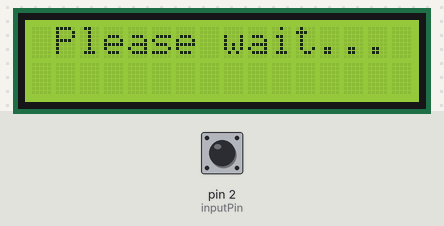
Bench run of a sketch on a simulated Arduino Uno, built with avr-gcc and run on an emulated ATmega328P. Parts: 16×2 character LCD. The inputs (shaded band) are chosen by the test bench; at power-on: pin 2 (inputPin) HIGH. What the sketch prints to the serial monitor is not drawn.

Above: at 0.1 s.
At 15.2 s:
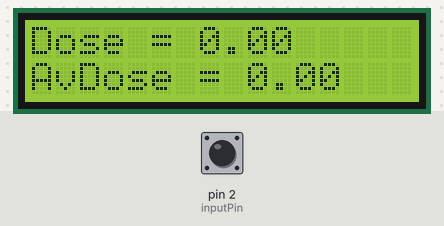

The sketch:

geiger_tube.ino
```cpp
/*
 * Calibration tube depends of the radioactive element (for J305ß):
 * Co-60: 123 counts per minute = 1 μSv/h, conversion factor  = 1/123 = 0.0081
 * Cs-137: 111 counts per minute = 1 μSv/h, conversion factor  = 1/111 = 0.009
 */

#include <LiquidCrystal_I2C.h>
#include <Wire.h>


volatile unsigned int counts = 0;  // num of events
unsigned long cpm  = 0;  // counts per minute
int intTime = 15000; // integration time
float conversion_factor_Co_60 = 0.0081;
float conversion_factor_Cs_137 = 0.009;
double numOfMeas = 0;
double avgCPM = 0;
double avgDose = 0;
double totalCPM = 0;
double totalDose = 0;
double Dose = 0;
const int inputPin = 2;  // output from P3 on scheme

LiquidCrystal_I2C lcd(0x27,16,2);  // set the LCD address to 0x27 for a 16 chars and 2

void impulse(){
  counts++;
}

void setup() {
  Serial.begin(9600);

  lcd.init(); // initialize the lcd
  lcd.backlight();
  lcd.setCursor(1,0);
  lcd.print("Please wait...");

  pinMode(inputPin, INPUT);

  attachInterrupt(digitalPinToInterrupt(inputPin), impulse, FALLING);  // FALLING - HIGH to LOW
}

 void loop(){
  Serial.print("Start measure");
  Serial.print("\n");


  delay(intTime);

  lcd.clear();

  Serial.print("Calculating...");
  Serial.print("\n");

  cpm = counts * (60000 / intTime);
  Dose = cpm * conversion_factor_Co_60;

  Serial.print("The number of events for 15 sec ");
  Serial.print(counts);
  Serial.print("\n");
  Serial.print("cpm:");
  Serial.print(cpm);
  Serial.print("\n");
  Serial.print("Dose:");
  Serial.print(Dose);
  Serial.print(" uSv/h");
  Serial.print("\n");
  lcd.print("Dose = ");
  lcd.print(Dose);

//  average meanings

  numOfMeas++;
  totalCPM +=cpm;
  totalDose +=Dose;

  avgCPM = totalCPM / numOfMeas;
  avgDose = totalDose / numOfMeas;

  Serial.print("Average cpm:");
  Serial.print(avgCPM);
  Serial.print("\n");
  Serial.print("Average dose:");
  Serial.print(avgDose);
  Serial.print(" uSv/h");
  Serial.print("\n");
  Serial.print("\n");

  lcd.setCursor(0, 1);
  lcd.print("AvDose = ");
  lcd.print(avgDose);

  counts = 0;

 }
```
